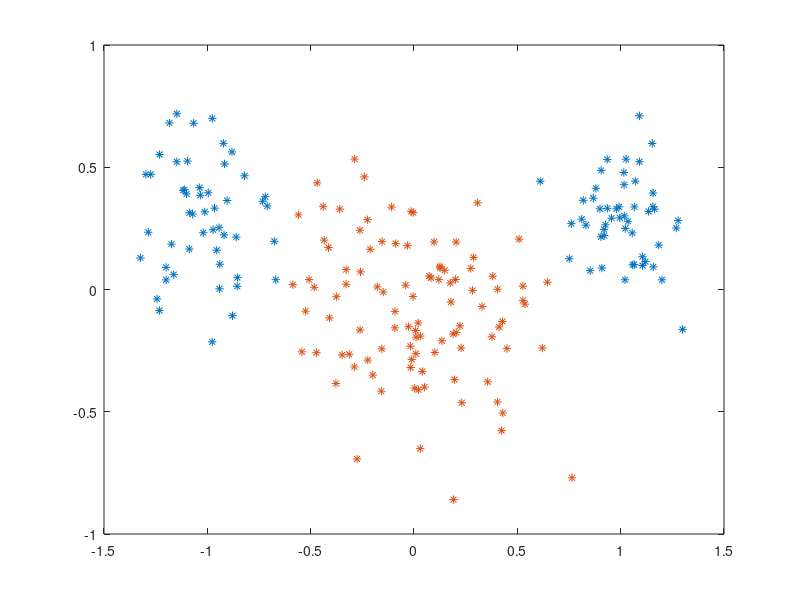

Write the MATLAB code that produced this figure.
%generate data
classA(1,:) = [randn(1,50).* 0.2 - 1.0, randn(1,50).* 0.2 + 1.0];
classA(2,:) = randn(1,100).* 0.2 + 0.3;
classB(1,:) = randn(1,100).* 0.3 - 0.0;
classB(2,:) = randn(1,100).* 0.3 - 0.1;


global patterns targets
patterns = [classA, classB];
targets = [ones(1,100), ones(1,100) * (-1)];

permute = randperm(200);
patterns = patterns(:,permute);
targets = targets(:,permute);

plot(patterns(1, find(targets>0)), patterns(2,find(targets>0)),'*', ...
     patterns(1, find(targets<0)), patterns(2,find(targets<0)),'*');
 

     
    


